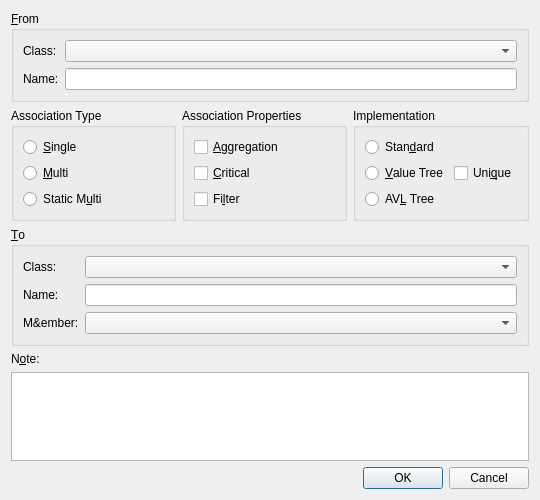
<?xml version="1.0" encoding="UTF-8"?>
<ui version="4.0">
 <class>RelationDialog</class>
 <widget class="QDialog" name="RelationDialog">
  <property name="geometry">
   <rect>
    <x>0</x>
    <y>0</y>
    <width>540</width>
    <height>500</height>
   </rect>
  </property>
  <property name="windowTitle">
   <string>Relation</string>
  </property>
  <layout class="QVBoxLayout" name="mainLayout">
   <item>
    <widget class="QGroupBox" name="groupFrom">
     <property name="title">
      <string>&amp;From</string>
     </property>
     <layout class="QGridLayout" name="fromGrid">
      <item row="0" column="0">
       <widget class="QLabel" name="labelFromClass">
        <property name="text">
         <string>Class:</string>
        </property>
       </widget>
      </item>
      <item row="0" column="1">
       <widget class="QComboBox" name="comboFromClass"/>
      </item>
      <item row="1" column="0">
       <widget class="QLabel" name="labelFromName">
        <property name="text">
         <string>Name:</string>
        </property>
       </widget>
      </item>
      <item row="1" column="1">
       <widget class="QLineEdit" name="editFromName">
        <property name="maxLength">
         <number>64</number>
        </property>
       </widget>
      </item>
     </layout>
    </widget>
   </item>
   <item>
    <layout class="QHBoxLayout" name="midLayout">
     <item>
      <widget class="QGroupBox" name="groupAssocType">
       <property name="title">
        <string>Association Type</string>
       </property>
       <layout class="QVBoxLayout" name="assocTypeLayout">
        <item>
         <widget class="QRadioButton" name="radioSingle">
          <property name="text">
           <string>&amp;Single</string>
          </property>
         </widget>
        </item>
        <item>
         <widget class="QRadioButton" name="radioMulti">
          <property name="text">
           <string>&amp;Multi</string>
          </property>
         </widget>
        </item>
        <item>
         <widget class="QRadioButton" name="radioStaticMulti">
          <property name="text">
           <string>Static M&amp;ulti</string>
          </property>
         </widget>
        </item>
       </layout>
      </widget>
     </item>
     <item>
      <widget class="QGroupBox" name="groupAssocProps">
       <property name="title">
        <string>Association Properties</string>
       </property>
       <layout class="QVBoxLayout" name="assocPropsLayout">
        <item>
         <widget class="QCheckBox" name="checkOwned">
          <property name="text">
           <string>&amp;Aggregation</string>
          </property>
         </widget>
        </item>
        <item>
         <widget class="QCheckBox" name="checkCritical">
          <property name="text">
           <string>&amp;Critical</string>
          </property>
         </widget>
        </item>
        <item>
         <widget class="QCheckBox" name="checkFilter">
          <property name="text">
           <string>Fi&amp;lter</string>
          </property>
         </widget>
        </item>
       </layout>
      </widget>
     </item>
     <item>
      <widget class="QGroupBox" name="groupImplementation">
       <property name="title">
        <string>Implementation</string>
       </property>
       <layout class="QGridLayout" name="implementationGrid">
        <item row="0" column="0">
         <widget class="QRadioButton" name="radioStandard">
          <property name="text">
           <string>Stan&amp;dard</string>
          </property>
         </widget>
        </item>
        <item row="1" column="0">
         <widget class="QRadioButton" name="radioValueTree">
          <property name="text">
           <string>&amp;Value Tree</string>
          </property>
         </widget>
        </item>
        <item row="2" column="0">
         <widget class="QRadioButton" name="radioAvlTree">
          <property name="text">
           <string>AV&amp;L Tree</string>
          </property>
         </widget>
        </item>
        <item row="1" column="1">
         <widget class="QCheckBox" name="checkUniqueValueTree">
          <property name="text">
           <string>Uni&amp;que</string>
          </property>
         </widget>
        </item>
       </layout>
      </widget>
     </item>
    </layout>
   </item>
   <item>
    <widget class="QGroupBox" name="groupTo">
     <property name="title">
      <string>&amp;To</string>
     </property>
     <layout class="QGridLayout" name="toGrid">
      <item row="0" column="0">
       <widget class="QLabel" name="labelToClass">
        <property name="text">
         <string>Class:</string>
        </property>
       </widget>
      </item>
      <item row="0" column="1">
       <widget class="QComboBox" name="comboToClass"/>
      </item>
      <item row="1" column="0">
       <widget class="QLabel" name="labelToName">
        <property name="text">
         <string>Name:</string>
        </property>
       </widget>
      </item>
      <item row="1" column="1">
       <widget class="QLineEdit" name="editToName">
        <property name="maxLength">
         <number>64</number>
        </property>
       </widget>
      </item>
      <item row="2" column="0">
       <widget class="QLabel" name="labelMember">
        <property name="text">
         <string>M&amp;ember:</string>
        </property>
       </widget>
      </item>
      <item row="2" column="1">
       <widget class="QComboBox" name="comboMember"/>
      </item>
     </layout>
    </widget>
   </item>
   <item>
    <widget class="QLabel" name="labelNote">
     <property name="text">
      <string>N&amp;ote:</string>
     </property>
     <property name="buddy">
      <cstring>editNote</cstring>
     </property>
    </widget>
   </item>
   <item>
    <widget class="QPlainTextEdit" name="editNote"/>
   </item>
   <item>
    <widget class="QDialogButtonBox" name="buttonBox">
     <property name="orientation">
      <enum>Qt::Orientation::Horizontal</enum>
     </property>
     <property name="standardButtons">
      <set>QDialogButtonBox::StandardButton::Cancel|QDialogButtonBox::StandardButton::Ok</set>
     </property>
    </widget>
   </item>
  </layout>
 </widget>
 <resources/>
 <connections/>
</ui>
